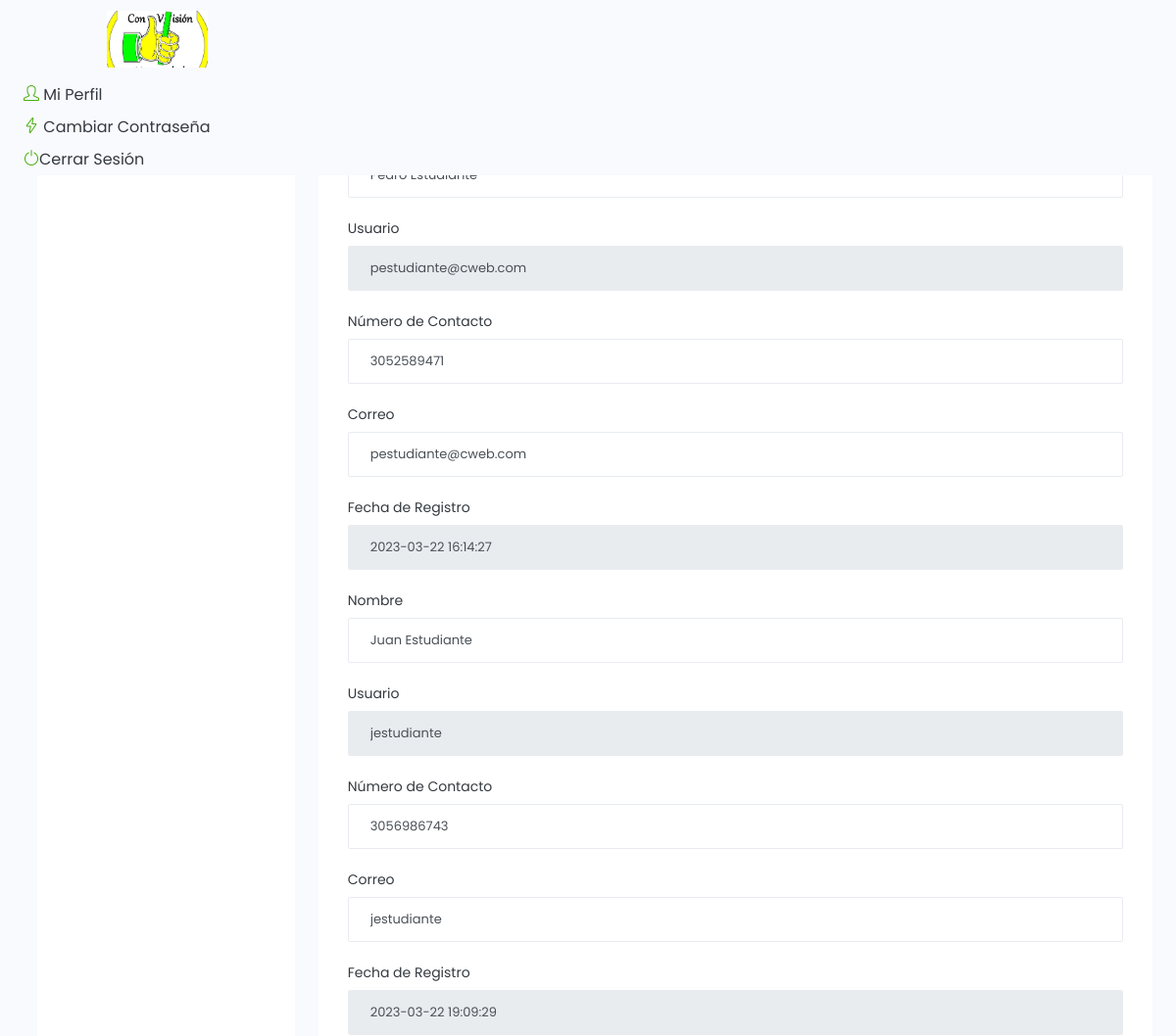
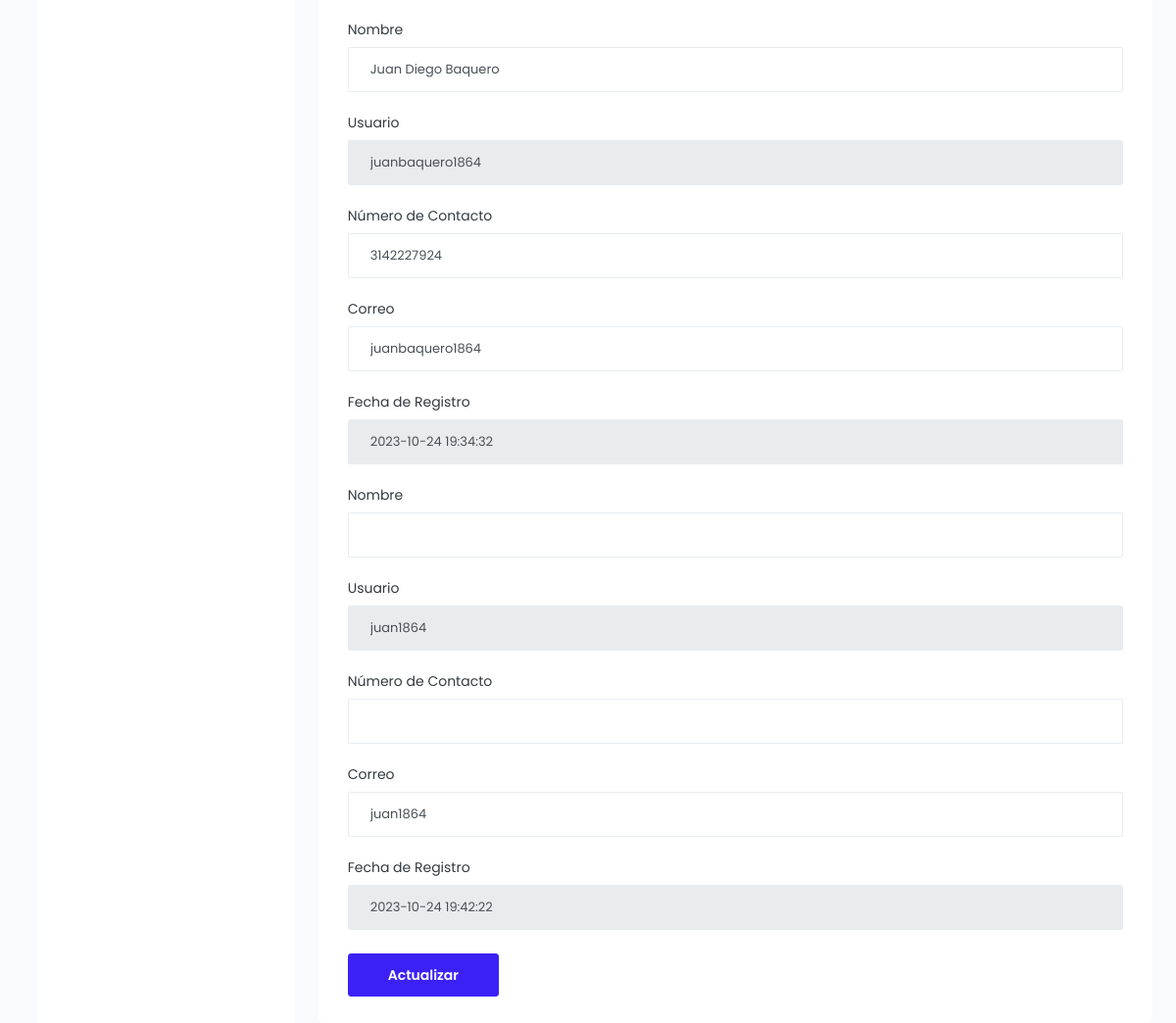
Page /Noticias/gestion-estudiantes-master/student/profile.php (signed in) on the committed database (2 pictures, top to bottom).
### tables this page shows
CREATE TABLE `tblstudent` (
  `ID` int(10) NOT NULL,
  `StudentName` varchar(200) DEFAULT NULL,
  `StudentEmail` varchar(200) DEFAULT NULL,
  `StudentClass` varchar(100) DEFAULT NULL,
  `Gender` varchar(50) DEFAULT NULL,
  `DOB` date DEFAULT NULL,
  `StuID` varchar(200) DEFAULT NULL,
  `FatherName` mediumtext DEFAULT NULL,
  `MotherName` mediumtext DEFAULT NULL,
  `ContactNumber` bigint(10) DEFAULT NULL,
  `AltenateNumber` bigint(10) DEFAULT NULL,
  `Address` mediumtext DEFAULT NULL,
  `UserName` varchar(200) DEFAULT NULL,
  `Password` varchar(200) DEFAULT NULL,
  `Image` varchar(200) DEFAULT NULL,
  `DateofAdmission` timestamp NULL DEFAULT current_timestamp()
);

### Noticias/gestion-estudiantes-master/student/profile.php (the view, shortened to what this page needs)
<?php
include('includes/dbconnection.php');
if (strlen($_SESSION['sturecmsaid'] == 0)) {
  header('location:logout.php');
} else {
?>
  <?php include_once('includes/header.php'); ?>
  <div class="container-fluid page-body-wrapper">
    <?php include_once('includes/sidebar.php'); ?>
    <div class="main-panel">
      <div class="content-wrapper">
        <div class="page-header">
          <h3 class="page-title"> Perfil de Estudiante </h3>
          <nav aria-label="breadcrumb">
            <ol class="breadcrumb">
              <li class="breadcrumb-item"><a href="dashboard.php">Dashboard</a></li>
              <li class="breadcrumb-item active" aria-current="page">Perfil de Estudiante</li>
            </ol>
          </nav>
        </div>
        <div class="row">
          <div class="col-12 grid-margin stretch-card">
            <div class="card">
              <div class="card-body">
                <h4 class="card-title" style="text-align: center;">Perfil de Estudiante</h4>
                <form class="forms-sample" method="post">
                  <?php
                  $sql = "SELECT * from  tblstudent";
                  $query = $dbh->prepare($sql);
                  $query->execute();
                  $results = $query->fetchAll(PDO::FETCH_OBJ);
                  $cnt = 1;
                  if ($query->rowCount() > 0) {
                    foreach ($results as $row) {               ?>
                      <div class="form-group">
                        <label for="exampleInputName1">Nombre</label>
                        <input type="text" name="adminname" value="<?php echo $row->StudentName; ?>" class="form-control" required='true'>
                      </div>
                      <div class="form-group">
                        <label for="exampleInputEmail3">Usuario</label>
                        <input type="text" name="username" value="<?php echo $row->UserName; ?>" class="form-control" readonly="">
                      </div>
                      <div class="form-group">
                        <label for="exampleInputPassword4">Número de Contacto</label>
                        <input type="text" name="mobilenumber" value="<?php echo $row->ContactNumber; ?>" class="form-control" maxlength='10' required='true' pattern="[0-9]+">
                      </div>
                      <div class="form-group">
                        <label for="exampleInputCity1">Correo</label>
                        <input type="email" name="email" value="<?php echo $row->UserName; ?>" class="form-control" required='true'>
                      </div>
                      <div class="form-group">
                        <label for="exampleInputCity1">Fecha de Registro</label>
                        <input type="text" name="" value="<?php echo $row->DateofAdmission; ?>" readonly="" class="form-control">
                      </div><?php $cnt = $cnt + 1;
                          }
                        } ?>
                  <button type="submit" class="btn btn-primary mr-2" name="submit">Actualizar</button>
                </form>
              </div>
            </div>
          </div>
        </div>
      </div>
      <?php include_once('includes/footer.php'); ?>
<?php }  ?>

### rows in the picture
tblstudent: username "pestudiante@cweb.com", mobilenumber "3052589471", email "pestudiante@cweb.com", DateofAdmission "2023-03-22 16:14:27"
tblstudent: adminname "Juan Estudiante", username "jestudiante", mobilenumber "3056986743", email "jestudiante", DateofAdmission "2023-03-22 19:09:29"
tblstudent: adminname "Juan Diego Baquero", username "juanbaquero1864", mobilenumber "3142227924", email "juanbaquero1864", DateofAdmission "2023-10-24 19:34:32"
tblstudent: username "juan1864", email "juan1864", DateofAdmission "2023-10-24 19:42:22"
